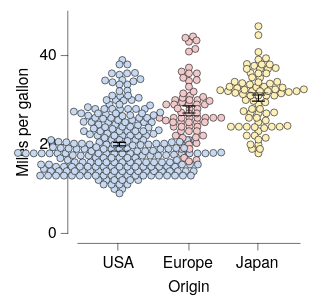

Vega-Lite specification for this chart:
### Vega-Lite specification from a JSON file in a GitHub repository (floating-point values rounded to 4 significant figures; data arrays with more than 128 entries replaced by an {"elided": "..."} marker saying what was removed)
{"background": null, "config": {"arc": {"fill": "#DBDBDB", "fillOpacity": 1.0, "innerRadius": 25.0, "padAngle": 0.03, "stroke": "black", "strokeOpacity": 1, "strokeWidth": 0.25}, "area": {"fill": "#DBDBDB", "fillOpacity": 1.0, "stroke": "black", "strokeOpacity": 1, "strokeWidth": 0.25}, "axis": {"domain": true, "domainCap": "round", "domainColor": "black", "domainWidth": 0.25, "grid": false, "gridCap": "round", "gridColor": "#F1F1F1", "gridDash": [0, 0], "gridOpacity": 1.0, "gridWidth": 0.25, "labelColor": "black", "labelFont": "HelveticaNeue", "labelFontSize": 7, "labelFontStyle": "normal", "labelFontWeight": 400, "offset": 4.5, "ticks": true, "tickCap": "round", "tickColor": "black", "tickSize": 3, "tickWidth": 0.25, "titleColor": "black", "titleFont": "HelveticaNeue", "titleFontSize": 7, "titleFontStyle": "normal", "titleFontWeight": 400}, "axisX": {"domain": true, "labelAlign": "center", "labelAngle": 0, "labels": true, "ticks": true, "translate": 0}, "axisY": {"domain": true, "labelAlign": "right", "labelAngle": 0, "labels": true, "ticks": true, "translate": 0}, "axisRight": {"domain": true, "labelAlign": "left", "labelAngle": 0, "labels": true, "ticks": true, "translate": 0}, "axisTop": {"domain": true, "labelAlign": "center", "labelAngle": 0, "labels": true, "ticks": true, "translate": 0}, "bar": {"fill": "#DBDBDB", "fillOpacity": 1.0, "stroke": "black", "strokeOpacity": 1, "strokeWidth": 0.25}, "boxplot": {"size": 9.0, "ticks": {"cornerRadius": 0.25, "fill": "black", "size": 4.5, "thickness": 0.25}, "box": {"fillOpacity": 1.0, "stroke": "black", "strokeOpacity": 1, "strokeWidth": 0.25}, "median": {"fill": "black", "fillOpacity": 1.0, "size": 9.0, "thickness": 0.25}, "rule": {"fill": "black", "fillOpacity": 1.0, "size": 10.0, "stroke": "black", "strokeDash": [0, 0], "strokeOpacity": 1, "strokeWidth": 0.25}, "outliers": {"color": "black", "fill": "black", "fillOpacity": 1.0, "size": 0, "stroke": "black", "strokeOpacity": 1, "strokeWidth": 0.25}}, "circle": {"fill": "black", "fillOpacity": 1.0, "size": 0.5, "stroke": "black", "strokeOpacity": 1, "strokeWidth": 0.25}, "errorband": {"band": {"fillOpacity": 0.6, "stroke": null, "strokeWidth": 0.25, "strokeOpacity": 1}, "borders": {"opacity": 0, "strokeOpacity": 0.25, "strokeWidth": 1}}, "errorbar": {"opacity": 1, "rule": {"strokeDash": [0, 0], "strokeWidth": 0.5}, "ticks": {"color": "black", "cornerRadius": 0.25, "opacity": 1, "size": 6.0, "thickness": 0.5}, "thickness": 0.5}, "font": "HelveticaNeue", "geoshape": {"fill": "#DBDBDB", "fillOpacity": 1.0, "stroke": "black", "strokeOpacity": 1, "strokeWidth": 0.25}, "header": {"labelColor": "black", "labelFont": "HelveticaNeue", "labelFontSize": 7, "labelFontStyle": "normal", "labelFontWeight": 400, "titleColor": "black", "titleFont": "HelveticaNeue", "titleFontSize": 7, "titleFontStyle": "normal", "titleFontWeight": 400, "titlePadding": 0}, "legend": {"disable": false, "offset": 4.5, "gradientLength": 50.0, "gradientThickness": 5.0, "gradientOpacity": 1.0, "gradientStrokeColor": "black", "gradientStrokeWidth": 0.25, "labelColor": "black", "labelFont": "HelveticaNeue", "labelFontSize": 7, "labelFontStyle": "normal", "labelFontWeight": 400, "strokeColor": "black", "strokeWidth": 0, "symbolSize": 42, "symbolStrokeColor": "black", "symbolStrokeWidth": 0.25, "titleColor": "black", "titleFont": "HelveticaNeue", "titleFontSize": 7, "titleFontStyle": "normal", "titleFontWeight": 400}, "line": {"color": "black", "stroke": "black", "strokeCap": "round", "strokeDash": [0, 0], "strokeOpacity": 1, "strokeWidth": 0.375}, "point": {"filled": true, "fill": "#DBDBDB", "fillOpacity": 1.0, "size": 5.0, "stroke": "black", "strokeOpacity": 1, "strokeWidth": 0.25}, "range": {"category": ["#C6D9F1", "#F1C9CB", "#FEF0B9", "#CEE37A", "#7AA8E0", "#E589A3", "#FDDD5D", "#68B961", "#4177B1", "#C35082", "#E5C227", "#438156"], "diverging": {"scheme": ["#C35082", "#CE6D94", "#D989A7", "#E2A4BA", "#EABFCE", "#F1DBE2", "#F6F6F6", "#D7E0EB", "#B9CBE0", "#9BB6D5", "#7DA1C9", "#5F8CBD", "#4177B1"]}, "heatmap": {"scheme": ["#DFE9F7", "#C6D9F1", "#ADC8EC", "#94B8E6", "#7AA8E0", "#6097DA", "#4D87CA", "#4177B1", "#386898", "#2F597F", "#264A69", "#1D3A58"]}, "ordinal": {"scheme": ["#F1F1F1", "#DBDBDB", "#C6C6C6", "#B2B2B2", "#9D9D9D", "#898989", "#767676", "#636363", "#515151", "#404040", "#2F2F2F", "#1F1F1F"]}, "ramp": {"scheme": ["#DFE9F7", "#C6D9F1", "#ADC8EC", "#94B8E6", "#7AA8E0", "#6097DA", "#4D87CA", "#4177B1", "#386898", "#2F597F", "#264A69", "#1D3A58"]}}, "rule": {"color": "black", "stroke": "black", "strokeCap": "round", "strokeDash": [2, 2], "strokeOpacity": 1, "strokeWidth": 0.25}, "scale": {"bandPaddingInner": 0.1, "bandPaddingOuter": 0.1, "round": false}, "rect": {"fill": "#DBDBDB", "fillOpacity": 1.0, "stroke": "black", "strokeOpacity": 1, "strokeWidth": 0.25}, "square": {"fill": "#DBDBDB", "fillOpacity": 1.0, "size": 10.0, "stroke": "black", "strokeOpacity": 1, "strokeWidth": 0.25}, "text": {"color": "black", "font": "HelveticaNeue", "fontSize": 7, "fontStyle": "normal", "fontWeight": 400}, "title": {"anchor": "middle", "frame": "group", "color": "black", "font": "HelveticaNeue", "fontSize": 7, "fontStyle": "normal", "fontWeight": 400, "subtitleColor": "black", "subtitleFont": "HelveticaNeue", "subtitleFontSize": "HelveticaNeue", "subtitleFontStyle": "normal", "subtitleFontWeight": 400}, "view": {"continuousWidth": 100, "continuousHeight": 100, "discreteWidth": 100, "discreteHeight": 100, "fill": null, "stroke": null, "strokeWidth": 0.25}}, "layer": [{"data": {"name": "data-e3eced9a19a526e2b46e3557233cc953"}, "mark": {"type": "circle", "opacity": 1.0, "size": 10.0}, "encoding": {"color": {"field": "Origin", "legend": null, "sort": ["USA", "Europe", "Japan"], "title": null, "type": "nominal"}, "x": {"axis": {}, "field": "Origin", "sort": ["USA", "Europe", "Japan"], "title": "Origin", "type": "nominal"}, "xOffset": {"field": "beeswarm_x", "scale": {"domain": [-45.77, 45.77], "range": [-33.27, 58.27]}, "type": "quantitative"}, "y": {"field": "Miles_per_Gallon", "title": "Miles per gallon", "type": "quantitative"}}}, {"data": {"name": "data-151257fe5f5caeab3f6ac0773c0d4267"}, "mark": {"type": "errorbar"}, "encoding": {"x": {"axis": {}, "field": "Origin", "sort": ["USA", "Europe", "Japan"], "title": "Origin", "type": "nominal"}, "y": {"field": "__mean", "title": "Miles per gallon", "type": "quantitative"}, "yError": {"field": "__error"}}}, {"data": {"name": "data-e3eced9a19a526e2b46e3557233cc953"}, "mark": {"type": "boxplot", "box": {"fillOpacity": 0, "strokeOpacity": 0}, "outliers": {"opacity": 0}, "rule": {"strokeOpacity": 0}, "ticks": false}, "encoding": {"x": {"axis": {}, "field": "Origin", "sort": ["USA", "Europe", "Japan"], "title": "Origin", "type": "nominal"}, "y": {"field": "Miles_per_Gallon", "title": "Miles per gallon", "type": "quantitative"}}}], "$schema": "https://vega.github.io/schema/vega-lite/v6.4.1.json", "datasets": {"data-e3eced9a19a526e2b46e3557233cc953": {"elided": "398 records"}, "data-151257fe5f5caeab3f6ac0773c0d4267": [{"Origin": "Europe", "__mean": 27.89, "__error": 0.8037, "__dysonsphere__": 1}, {"Origin": "Japan", "__mean": 30.45, "__error": 0.6852, "__dysonsphere__": 1}, {"Origin": "USA", "__mean": 20.08, "__error": 0.4058, "__dysonsphere__": 1}]}}
